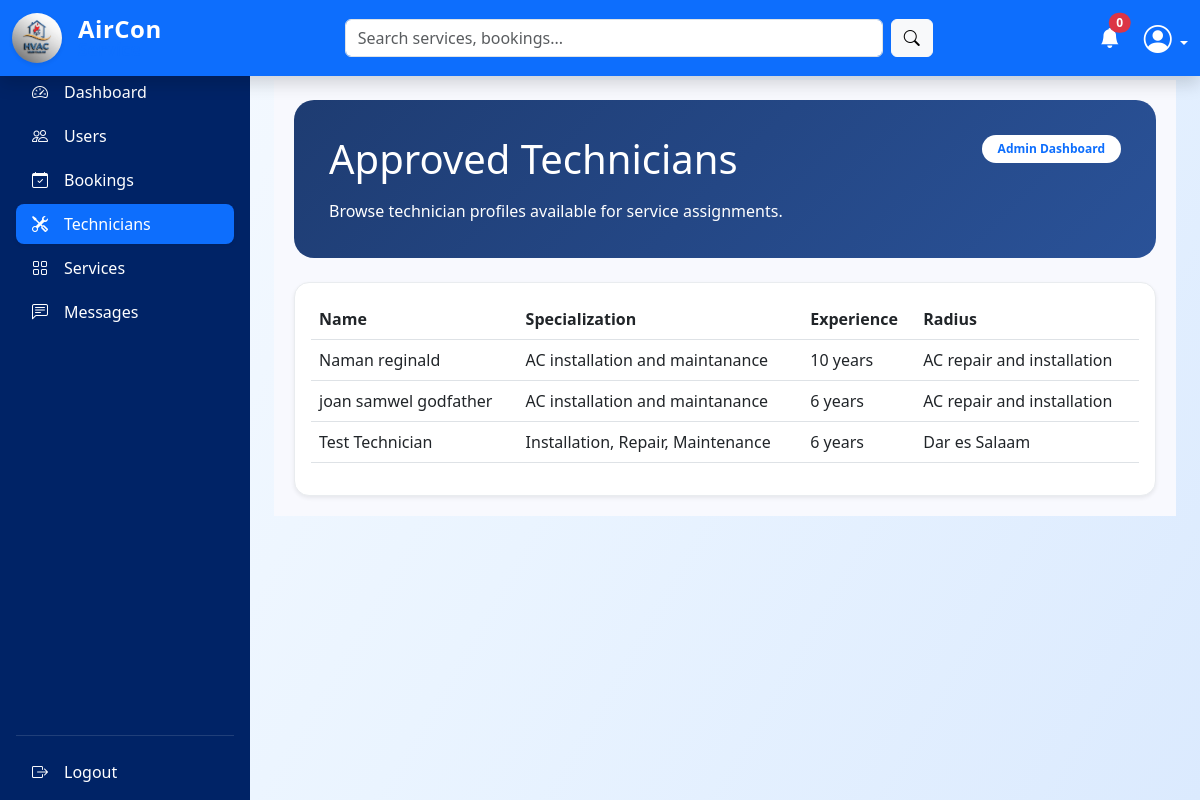
Page /admin/dashboard.php?page=technicians (signed in) on the committed database.
### tables this page shows
CREATE TABLE `technicians` (
  `id` int(10) UNSIGNED NOT NULL,
  `user_id` int(10) UNSIGNED NOT NULL,
  `company_name` varchar(150) DEFAULT NULL,
  `years_experience` int(11) DEFAULT NULL,
  `license_number` varchar(100) DEFAULT NULL,
  `national_id` varchar(100) DEFAULT NULL,
  `specialization` varchar(255) DEFAULT NULL,
  `certificate_file` varchar(255) DEFAULT NULL,
  `service_radius` varchar(100) DEFAULT NULL,
  `verification_status` enum('pending','approved','rejected') DEFAULT 'pending',
  `created_at` timestamp NOT NULL DEFAULT current_timestamp()
);

CREATE TABLE `users` (
  `id` int(10) UNSIGNED NOT NULL,
  `full_name` varchar(100) NOT NULL,
  `email` varchar(100) NOT NULL,
  `phone` varchar(20) NOT NULL,
  `password` varchar(255) NOT NULL,
  `role` enum('admin','customer','technician') NOT NULL,
  `status` enum('active','inactive','pending','blocked') DEFAULT 'pending',
  `created_at` timestamp NOT NULL DEFAULT current_timestamp(),
  `updated_at` timestamp NOT NULL DEFAULT current_timestamp() ON UPDATE current_timestamp()
);

### admin/dashboard.php (called while the page is built, shortened)
<?php
include "../shared/layout.php";

### includes/repositories/TechnicianRepository.php (called while the page is built, shortened)
<?php
class TechnicianRepository
{
    private mysqli $conn;
    public function __construct(mysqli $conn)
    {
        $this->conn = $conn;
    }
    public function getApprovedForPublic(): array
    {
        $sql = "SELECT t.id, t.company_name, t.years_experience, t.license_number, t.national_id,
                       t.specialization, t.service_radius, t.verification_status,
                       u.full_name, u.email, u.phone
                FROM technicians t
                INNER JOIN users u ON u.id = t.user_id
                WHERE t.verification_status = 'approved' AND u.status = 'active'
                ORDER BY t.id DESC";
        $result = $this->conn->query($sql);
        return $result ? $result->fetch_all(MYSQLI_ASSOC) : [];
    }
}

### includes/helpers.php (called while the page is built, shortened)
<?php
function e(?string $value): string
{
    return htmlspecialchars((string) $value, ENT_QUOTES, 'UTF-8');
}

### admin/content/technicians.php (the view)
<?php
$techRepo = new TechnicianRepository($conn);
$technicians = $techRepo->getApprovedForPublic();
?>
<div class="dashboard-container">
    <div class="welcome-card mb-4">
        <div class="d-flex justify-content-between align-items-start flex-wrap">
            <div>
                <h1 class="mb-3">Approved Technicians</h1>
                <p class="mb-0">Browse technician profiles available for service assignments.</p>
            </div>
            <div class="text-md-end">
                <span class="badge bg-white text-primary py-2 px-3 rounded-pill">Admin Dashboard</span>
            </div>
        </div>
    </div>
    <div class="card border-0 shadow-sm">
        <div class="card-body">
            <table class="table table-hover">
                <thead>
                    <tr>
                        <th>Name</th>
                        <th>Specialization</th>
                        <th>Experience</th>
                        <th>Radius</th>
                    </tr>
                </thead>
                <tbody>
                    <?php if (empty($technicians)): ?>
                        <tr><td colspan="4" class="text-center text-muted py-4">No approved technicians.</td></tr>
                    <?php else: ?>
                        <?php foreach ($technicians as $tech): ?>
                            <tr>
                                <td><?= e($tech['full_name']) ?></td>
                                <td><?= e($tech['specialization'] ?: 'General') ?></td>
                                <td><?= e((string) $tech['years_experience']) ?> years</td>
                                <td><?= e($tech['service_radius'] ?: '-') ?></td>
                            </tr>
                        <?php endforeach; ?>
                    <?php endif; ?>
                </tbody>
            </table>
        </div>
    </div>
</div>

### assets/CSS/style.css (style rules this page uses)
:root { --primary-color: #0d6efd; --dark-blue: #002366; --accent-yellow: #ffc107; --text-muted: #6c757d; }
body { font-family: 'Segoe UI', Tahoma, Geneva, Verdana, sans-serif; color: #333; }
.card { transition: transform 0.3s ease, box-shadow 0.3s ease; border: 1px solid #e9ecef !important; }
.card { border-radius: 15px !important; transition: transform 0.3s ease; }
body { margin:0; font-family:'Segoe UI',sans-serif; background: linear-gradient( 120deg, #f8fbff, #eaf4ff, #dbeafe ); }

### assets/CSS/dashboard.css (style rules this page uses)
:root { --sidebar-width: 250px; --topnav-height: 56px; --sidebar-bg: #002366; }
body { padding-top: var(--topnav-height); background-color: #f4f6f9; }
.dashboard-container { background: #f8f9fe; padding: 20px; }
.welcome-card { background: linear-gradient(135deg, #1e3c72 0%, #2a5298 100%); color: #fff; border-radius: 20px; padding: 35px; margin-bottom: 30px; }
.welcome-card h1, .welcome-card p { color: #fff; }

### rows in the picture
technicians: user.full_name "Naman reginald", specialization "AC installation and maintanance", years_experience "10", service_radius "AC repair and installation"
technicians: user.full_name "joan samwel godfather", specialization "AC installation and maintanance", years_experience "6", service_radius "AC repair and installation"
technicians: user.full_name "Test Technician", specialization "Installation, Repair, Maintenance", years_experience "6", service_radius "Dar es Salaam"

### other values in the picture
$notification_count "0"
